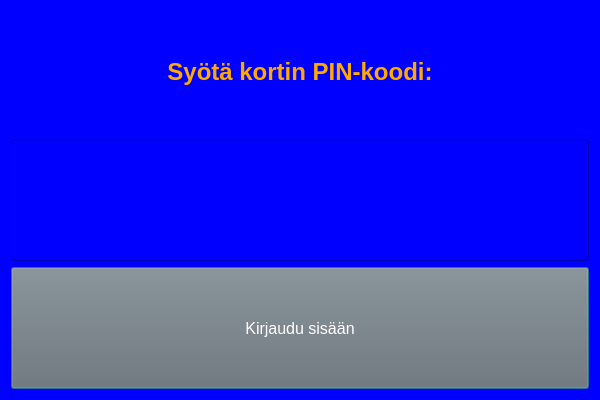
<?xml version="1.0" encoding="UTF-8"?>
<ui version="4.0">
 <class>PINDialog</class>
 <widget class="QDialog" name="PINDialog">
  <property name="geometry">
   <rect>
    <x>0</x>
    <y>0</y>
    <width>600</width>
    <height>400</height>
   </rect>
  </property>
  <property name="windowTitle">
   <string>Dialog</string>
  </property>
  <property name="styleSheet">
   <string notr="true">background-color: rgb(0, 0, 255);
color: rgb(255, 170, 0);</string>
  </property>
  <layout class="QVBoxLayout" name="verticalLayout">
   <item>
    <widget class="QLabel" name="headerLabel">
     <property name="font">
      <font>
       <pointsize>18</pointsize>
       <weight>75</weight>
       <bold>true</bold>
      </font>
     </property>
     <property name="styleSheet">
      <string notr="true">background-color: rgb(0, 0, 255);
color: rgb(255, 170, 0);</string>
     </property>
     <property name="frameShape">
      <enum>QFrame::NoFrame</enum>
     </property>
     <property name="text">
      <string>Syötä kortin PIN-koodi:</string>
     </property>
     <property name="alignment">
      <set>Qt::AlignCenter</set>
     </property>
    </widget>
   </item>
   <item>
    <widget class="QLineEdit" name="lineEdit">
     <property name="sizePolicy">
      <sizepolicy hsizetype="Preferred" vsizetype="Preferred">
       <horstretch>0</horstretch>
       <verstretch>0</verstretch>
      </sizepolicy>
     </property>
     <property name="font">
      <font>
       <pointsize>22</pointsize>
       <weight>75</weight>
       <bold>true</bold>
      </font>
     </property>
     <property name="styleSheet">
      <string notr="true">background-color: rgb(0, 0, 255);
color: rgb(255, 255, 255);</string>
     </property>
     <property name="frame">
      <bool>true</bool>
     </property>
     <property name="echoMode">
      <enum>QLineEdit::Password</enum>
     </property>
     <property name="alignment">
      <set>Qt::AlignCenter</set>
     </property>
    </widget>
   </item>
   <item>
    <widget class="QPushButton" name="sendButton">
     <property name="sizePolicy">
      <sizepolicy hsizetype="Preferred" vsizetype="Preferred">
       <horstretch>0</horstretch>
       <verstretch>0</verstretch>
      </sizepolicy>
     </property>
     <property name="font">
      <font>
       <pointsize>12</pointsize>
      </font>
     </property>
     <property name="styleSheet">
      <string notr="true">background-color: rgb(112, 112, 112);
color: rgb(255, 255, 255);</string>
     </property>
     <property name="text">
      <string>Kirjaudu sisään</string>
     </property>
    </widget>
   </item>
  </layout>
 </widget>
 <resources/>
 <connections/>
</ui>
